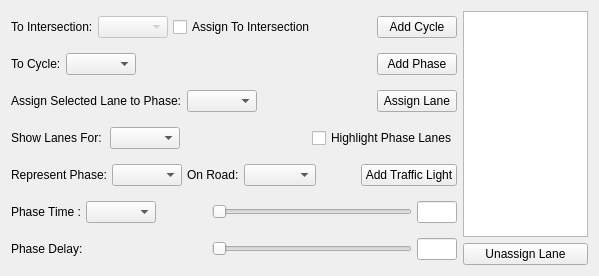
          <widget class="QWidget" name="Phases">
           <attribute name="title">
            <string>Phases</string>
           </attribute>
           <layout class="QGridLayout" name="gridLayout_5">
            <item row="0" column="0">
             <layout class="QHBoxLayout" name="horizontalLayout_8">
              <item>
               <layout class="QVBoxLayout" name="verticalLayout_6">
                <property name="spacing">
                 <number>5</number>
                </property>
                <item>
                 <layout class="QHBoxLayout" name="horizontalLayout_27">
                  <property name="spacing">
                   <number>5</number>
                  </property>
                  <property name="topMargin">
                   <number>5</number>
                  </property>
                  <property name="bottomMargin">
                   <number>5</number>
                  </property>
                  <item>
                   <widget class="QLabel" name="label_34">
                    <property name="text">
                     <string>To Intersection:</string>
                    </property>
                   </widget>
                  </item>
                  <item>
                   <widget class="QComboBox" name="IntersectionNumberComboBox">
                    <property name="enabled">
                     <bool>false</bool>
                    </property>
                    <property name="maximumSize">
                     <size>
                      <width>70</width>
                      <height>16777215</height>
                     </size>
                    </property>
                    <property name="whatsThis">
                     <string>Show all lanes assign to this phase</string>
                    </property>
                   </widget>
                  </item>
                  <item>
                   <widget class="QCheckBox" name="AssignToIntersectionCheckBox">
                    <property name="enabled">
                     <bool>true</bool>
                    </property>
                    <property name="whatsThis">
                     <string>Show an illustration of blocked lanes</string>
                    </property>
                    <property name="text">
                     <string>Assign To Intersection</string>
                    </property>
                    <property name="checkable">
                     <bool>true</bool>
                    </property>
                    <property name="checked">
                     <bool>false</bool>
                    </property>
                   </widget>
                  </item>
                  <item>
                   <spacer name="horizontalSpacer_36">
                    <property name="orientation">
                     <enum>Qt::Horizontal</enum>
                    </property>
                    <property name="sizeHint" stdset="0">
                     <size>
                      <width>40</width>
                      <height>20</height>
                     </size>
                    </property>
                   </spacer>
                  </item>
                  <item>
                   <widget class="QPushButton" name="AddCycleButton">
                    <property name="whatsThis">
                     <string>Add a traffic phase</string>
                    </property>
                    <property name="text">
                     <string>Add Cycle</string>
                    </property>
                   </widget>
                  </item>
                 </layout>
                </item>
                <item>
                 <layout class="QHBoxLayout" name="horizontalLayout_28">
                  <property name="spacing">
                   <number>5</number>
                  </property>
                  <property name="topMargin">
                   <number>5</number>
                  </property>
                  <property name="bottomMargin">
                   <number>5</number>
                  </property>
                  <item>
                   <widget class="QLabel" name="label_35">
                    <property name="text">
                     <string>To Cycle:</string>
                    </property>
                   </widget>
                  </item>
                  <item>
                   <widget class="QComboBox" name="ToCycleComboBox">
                    <property name="maximumSize">
                     <size>
                      <width>70</width>
                      <height>16777215</height>
                     </size>
                    </property>
                    <property name="whatsThis">
                     <string>Show all lanes assign to this phase</string>
                    </property>
                   </widget>
                  </item>
                  <item>
                   <spacer name="horizontalSpacer_37">
                    <property name="orientation">
                     <enum>Qt::Horizontal</enum>
                    </property>
                    <property name="sizeHint" stdset="0">
                     <size>
                      <width>40</width>
                      <height>20</height>
                     </size>
                    </property>
                   </spacer>
                  </item>
                  <item>
                   <widget class="QPushButton" name="AddPhaseButton">
                    <property name="whatsThis">
                     <string>Add a traffic phase</string>
                    </property>
                    <property name="text">
                     <string>Add Phase</string>
                    </property>
                   </widget>
                  </item>
                 </layout>
                </item>
                <item>
                 <layout class="QHBoxLayout" name="horizontalLayout_9">
                  <property name="spacing">
                   <number>5</number>
                  </property>
                  <property name="topMargin">
                   <number>5</number>
                  </property>
                  <property name="bottomMargin">
                   <number>5</number>
                  </property>
                  <item>
                   <widget class="QLabel" name="label_32">
                    <property name="text">
                     <string>Assign Selected Lane to Phase:</string>
                    </property>
                   </widget>
                  </item>
                  <item>
                   <widget class="QComboBox" name="AssignLaneToPhaseComboBox">
                    <property name="maximumSize">
                     <size>
                      <width>70</width>
                      <height>16777215</height>
                     </size>
                    </property>
                    <property name="whatsThis">
                     <string/>
                    </property>
                   </widget>
                  </item>
                  <item>
                   <spacer name="horizontalSpacer_35">
                    <property name="orientation">
                     <enum>Qt::Horizontal</enum>
                    </property>
                    <property name="sizeHint" stdset="0">
                     <size>
                      <width>40</width>
                      <height>20</height>
                     </size>
                    </property>
                   </spacer>
                  </item>
                  <item>
                   <widget class="QPushButton" name="AssignLaneButton">
                    <property name="whatsThis">
                     <string>Assign a lane to the selected phase</string>
                    </property>
                    <property name="text">
                     <string>Assign Lane</string>
                    </property>
                   </widget>
                  </item>
                 </layout>
                </item>
                <item>
                 <layout class="QHBoxLayout" name="horizontalLayout_24">
                  <property name="spacing">
                   <number>5</number>
                  </property>
                  <property name="topMargin">
                   <number>5</number>
                  </property>
                  <property name="bottomMargin">
                   <number>5</number>
                  </property>
                  <item>
                   <widget class="QLabel" name="label_31">
                    <property name="text">
                     <string>Show Lanes For: </string>
                    </property>
                   </widget>
                  </item>
                  <item>
                   <widget class="QComboBox" name="ShowLanesForPhaseComboBox">
                    <property name="maximumSize">
                     <size>
                      <width>70</width>
                      <height>16777215</height>
                     </size>
                    </property>
                    <property name="whatsThis">
                     <string>Show all lanes assign to this phase</string>
                    </property>
                   </widget>
                  </item>
                  <item>
                   <spacer name="horizontalSpacer_34">
                    <property name="orientation">
                     <enum>Qt::Horizontal</enum>
                    </property>
                    <property name="sizeHint" stdset="0">
                     <size>
                      <width>40</width>
                      <height>20</height>
                     </size>
                    </property>
                   </spacer>
                  </item>
                  <item>
                   <widget class="QCheckBox" name="ShowSelectedPhaseLanesCheckBox">
                    <property name="enabled">
                     <bool>true</bool>
                    </property>
                    <property name="whatsThis">
                     <string>Show an illustration of blocked lanes</string>
                    </property>
                    <property name="text">
                     <string>Highlight Phase Lanes</string>
                    </property>
                    <property name="checkable">
                     <bool>true</bool>
                    </property>
                    <property name="checked">
                     <bool>false</bool>
                    </property>
                   </widget>
                  </item>
                 </layout>
                </item>
                <item>
                 <layout class="QHBoxLayout" name="horizontalLayout_26">
                  <property name="spacing">
                   <number>5</number>
                  </property>
                  <property name="topMargin">
                   <number>5</number>
                  </property>
                  <property name="bottomMargin">
                   <number>5</number>
                  </property>
                  <item>
                   <widget class="QLabel" name="label_29">
                    <property name="text">
                     <string>Represent Phase:</string>
                    </property>
                   </widget>
                  </item>
                  <item>
                   <widget class="QComboBox" name="ToPhaseComboBox">
                    <property name="maximumSize">
                     <size>
                      <width>70</width>
                      <height>16777215</height>
                     </size>
                    </property>
                   </widget>
                  </item>
                  <item>
                   <widget class="QLabel" name="label_30">
                    <property name="text">
                     <string>On Road:</string>
                    </property>
                   </widget>
                  </item>
                  <item>
                   <widget class="QComboBox" name="NearRoadComboBox"/>
                  </item>
                  <item>
                   <spacer name="horizontalSpacer_33">
                    <property name="orientation">
                     <enum>Qt::Horizontal</enum>
                    </property>
                    <property name="sizeHint" stdset="0">
                     <size>
                      <width>40</width>
                      <height>20</height>
                     </size>
                    </property>
                   </spacer>
                  </item>
                  <item>
                   <widget class="QPushButton" name="AddLightButton">
                    <property name="whatsThis">
                     <string>Add a traffic light, representing a selected phase</string>
                    </property>
                    <property name="text">
                     <string>Add Traffic Light</string>
                    </property>
                   </widget>
                  </item>
                 </layout>
                </item>
                <item>
                 <layout class="QHBoxLayout" name="horizontalLayout_36">
                  <property name="spacing">
                   <number>5</number>
                  </property>
                  <property name="topMargin">
                   <number>5</number>
                  </property>
                  <property name="bottomMargin">
                   <number>5</number>
                  </property>
                  <item>
                   <widget class="QLabel" name="label_33">
                    <property name="text">
                     <string>Phase Time :</string>
                    </property>
                   </widget>
                  </item>
                  <item>
                   <widget class="QComboBox" name="PhaseTimeComboBox">
                    <property name="maximumSize">
                     <size>
                      <width>70</width>
                      <height>16777215</height>
                     </size>
                    </property>
                   </widget>
                  </item>
                  <item>
                   <spacer name="horizontalSpacer_32">
                    <property name="orientation">
                     <enum>Qt::Horizontal</enum>
                    </property>
                    <property name="sizeHint" stdset="0">
                     <size>
                      <width>40</width>
                      <height>20</height>
                     </size>
                    </property>
                   </spacer>
                  </item>
                  <item>
                   <widget class="QSlider" name="PhaseTimeSlider">
                    <property name="minimumSize">
                     <size>
                      <width>200</width>
                      <height>0</height>
                     </size>
                    </property>
                    <property name="whatsThis">
                     <string>Adjust phase time for selected phase</string>
                    </property>
                    <property name="maximum">
                     <number>20</number>
                    </property>
                    <property name="singleStep">
                     <number>10</number>
                    </property>
                    <property name="orientation">
                     <enum>Qt::Horizontal</enum>
                    </property>
                   </widget>
                  </item>
                  <item>
                   <widget class="QLineEdit" name="PhaseTimeLineEdit">
                    <property name="sizePolicy">
                     <sizepolicy hsizetype="Preferred" vsizetype="Fixed">
                      <horstretch>0</horstretch>
                      <verstretch>0</verstretch>
                     </sizepolicy>
                    </property>
                    <property name="minimumSize">
                     <size>
                      <width>40</width>
                      <height>0</height>
                     </size>
                    </property>
                    <property name="maximumSize">
                     <size>
                      <width>40</width>
                      <height>16777215</height>
                     </size>
                    </property>
                   </widget>
                  </item>
                 </layout>
                </item>
                <item>
                 <layout class="QHBoxLayout" name="horizontalLayout_34">
                  <property name="spacing">
                   <number>5</number>
                  </property>
                  <property name="topMargin">
                   <number>5</number>
                  </property>
                  <property name="bottomMargin">
                   <number>5</number>
                  </property>
                  <item>
                   <widget class="QLabel" name="ZoomLabel_2">
                    <property name="text">
                     <string>Phase Delay: </string>
                    </property>
                   </widget>
                  </item>
                  <item>
                   <spacer name="horizontalSpacer_29">
                    <property name="orientation">
                     <enum>Qt::Horizontal</enum>
                    </property>
                    <property name="sizeHint" stdset="0">
                     <size>
                      <width>40</width>
                      <height>20</height>
                     </size>
                    </property>
                   </spacer>
                  </item>
                  <item>
                   <widget class="QSlider" name="PhaseDelaySlider">
                    <property name="minimumSize">
                     <size>
                      <width>200</width>
                      <height>0</height>
                     </size>
                    </property>
                    <property name="whatsThis">
                     <string>Adjust the delay between phases</string>
                    </property>
                    <property name="maximum">
                     <number>5</number>
                    </property>
                    <property name="singleStep">
                     <number>1</number>
                    </property>
                    <property name="pageStep">
                     <number>1</number>
                    </property>
                    <property name="orientation">
                     <enum>Qt::Horizontal</enum>
                    </property>
                    <property name="invertedAppearance">
                     <bool>false</bool>
                    </property>
                    <property name="invertedControls">
                     <bool>false</bool>
                    </property>
                   </widget>
                  </item>
                  <item>
                   <widget class="QLineEdit" name="PhaseDelayLineEdit">
                    <property name="sizePolicy">
                     <sizepolicy hsizetype="Preferred" vsizetype="Fixed">
                      <horstretch>0</horstretch>
                      <verstretch>0</verstretch>
                     </sizepolicy>
                    </property>
                    <property name="minimumSize">
                     <size>
                      <width>40</width>
                      <height>0</height>
                     </size>
                    </property>
                    <property name="maximumSize">
                     <size>
                      <width>40</width>
                      <height>16777215</height>
                     </size>
                    </property>
                   </widget>
                  </item>
                 </layout>
                </item>
               </layout>
              </item>
              <item>
               <layout class="QVBoxLayout" name="verticalLayout_8">
                <item>
                 <widget class="QListWidget" name="AssignedLanesListView">
                  <property name="sizePolicy">
                   <sizepolicy hsizetype="Minimum" vsizetype="MinimumExpanding">
                    <horstretch>0</horstretch>
                    <verstretch>0</verstretch>
                   </sizepolicy>
                  </property>
                  <property name="minimumSize">
                   <size>
                    <width>70</width>
                    <height>0</height>
                   </size>
                  </property>
                  <property name="maximumSize">
                   <size>
                    <width>125</width>
                    <height>16777215</height>
                   </size>
                  </property>
                 </widget>
                </item>
                <item>
                 <widget class="QPushButton" name="RemoveLaneFromPhaseButton">
                  <property name="enabled">
                   <bool>true</bool>
                  </property>
                  <property name="sizePolicy">
                   <sizepolicy hsizetype="Minimum" vsizetype="Minimum">
                    <horstretch>0</horstretch>
                    <verstretch>0</verstretch>
                   </sizepolicy>
                  </property>
                  <property name="whatsThis">
                   <string>Delete a selected Phase</string>
                  </property>
                  <property name="text">
                   <string>Unassign Lane</string>
                  </property>
                  <property name="checkable">
                   <bool>false</bool>
                  </property>
                  <property name="flat">
                   <bool>false</bool>
                  </property>
                 </widget>
                </item>
               </layout>
              </item>
             </layout>
            </item>
           </layout>
          </widget>
